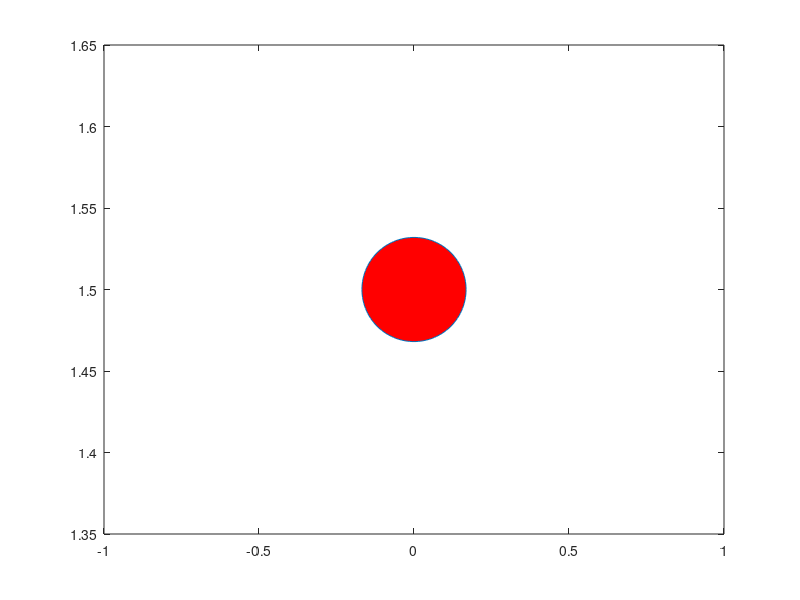

MATLAB code for this plot: (Note: this script raises an error after producing the figure.)
% circle_red_right.m
%{ 
    Creates an animation of a red circle moving from left to right and 
    exports it as a '.avi' file.
    Instructions: run from project root.
%}

clear; 
close all;

% global data
numberOfFrames = 100;
filename = strcat(mfilename, '.avi');
disp(filename)
t = 0:0.01:1;    % Time data, steps of 0.01 from 0 to 1
x = 3*t; % Position data, linear movement
% x = sin(2*pi*t); % Position data, back and forth movement

% Draw figure
figure(1);
set(gcf,'Renderer', 'OpenGL'); 
h = plot(x(1) , 1.5, 'o', 'MarkerSize', 75, 'MarkerFaceColor', 'r');
set(h,'EraseMode', 'normal');

% Axes
xlim([-1,4]);
ylim([-1,4]);

% create AVI object
vidObj = VideoWriter(strcat(pwd, '\animations\output\', filename));
vidObj.Quality = 100;
vidObj.FrameRate = 24;
open(vidObj)

% Animation Loop / movie creation
for i = 1:numberOfFrames
    set(h, 'XData', x(i));
    
    drawnow;
    
    frame = getframe(1);
    M(i) = frame;
    writeVideo(vidObj, frame);
    
    i=i+1;
end

% write video file and open it in new window
close(vidObj)
winopen(strcat(pwd, '\animations\output\', filename))
